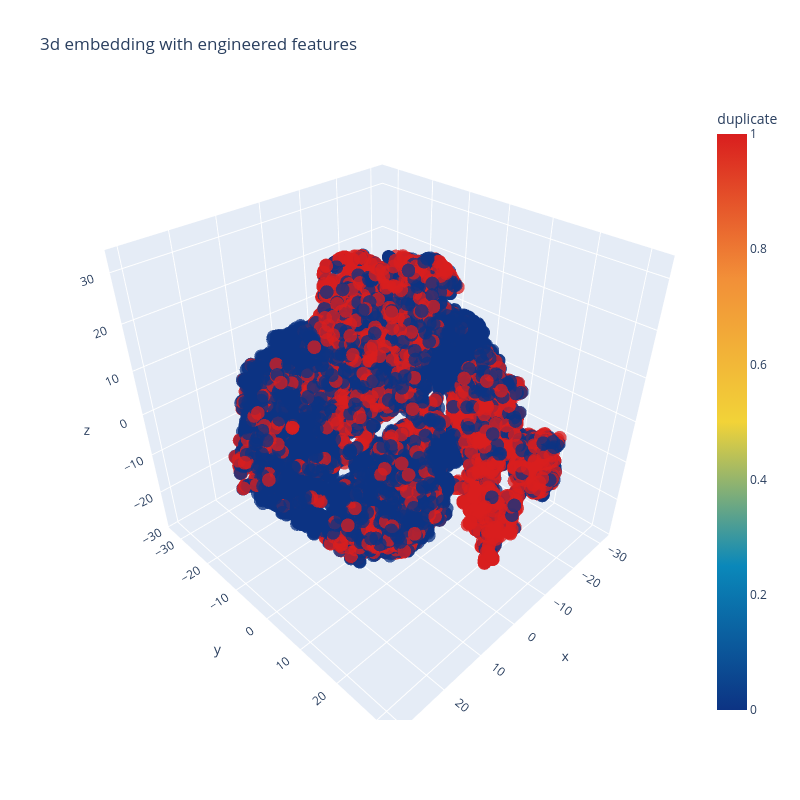

Write notebook code for a chart like this one.
### Code cell
import plotly.graph_objs as go
import plotly.io as pio

trace1 = go.Scatter3d(
    x=tsne3d[:,0],
    y=tsne3d[:,1],
    z=tsne3d[:,2],
    mode='markers',
    marker=dict(
        sizemode='diameter',
        color=y,
        colorscale='Portland',
        colorbar=dict(title='duplicate'),
        line=dict(color='rgb(255, 255, 255)'),
        opacity=0.75
    )
)

data = [trace1]
layout = dict(height=800, width=800, title='3d embedding with engineered features')
fig = go.Figure(data=data, layout=layout)

fig.show()

### Figure 1 — Plotly figure (JSON) as saved in the notebook; plotly's stock layout.template omitted (floating-point values rounded to 4 significant figures; data arrays with more than 128 entries replaced by an {"elided": "..."} marker saying what was removed)
{"data": [{"marker": {"color": {"elided": "30000 int values"}, "colorbar": {"title": {"text": "duplicate"}}, "colorscale": [[0, "rgb(12,51,131)"], [0.25, "rgb(10,136,186)"], [0.5, "rgb(242,211,56)"], [0.75, "rgb(242,143,56)"], [1, "rgb(217,30,30)"]], "line": {"color": "rgb(255, 255, 255)"}, "opacity": 0.75, "sizemode": "diameter"}, "mode": "markers", "type": "scatter3d", "x": {"elided": "30000 float values"}, "y": {"elided": "30000 float values"}, "z": {"elided": "30000 float values"}}], "layout": {"height": 800, "title": {"text": "3d embedding with engineered features"}, "width": 800}}
